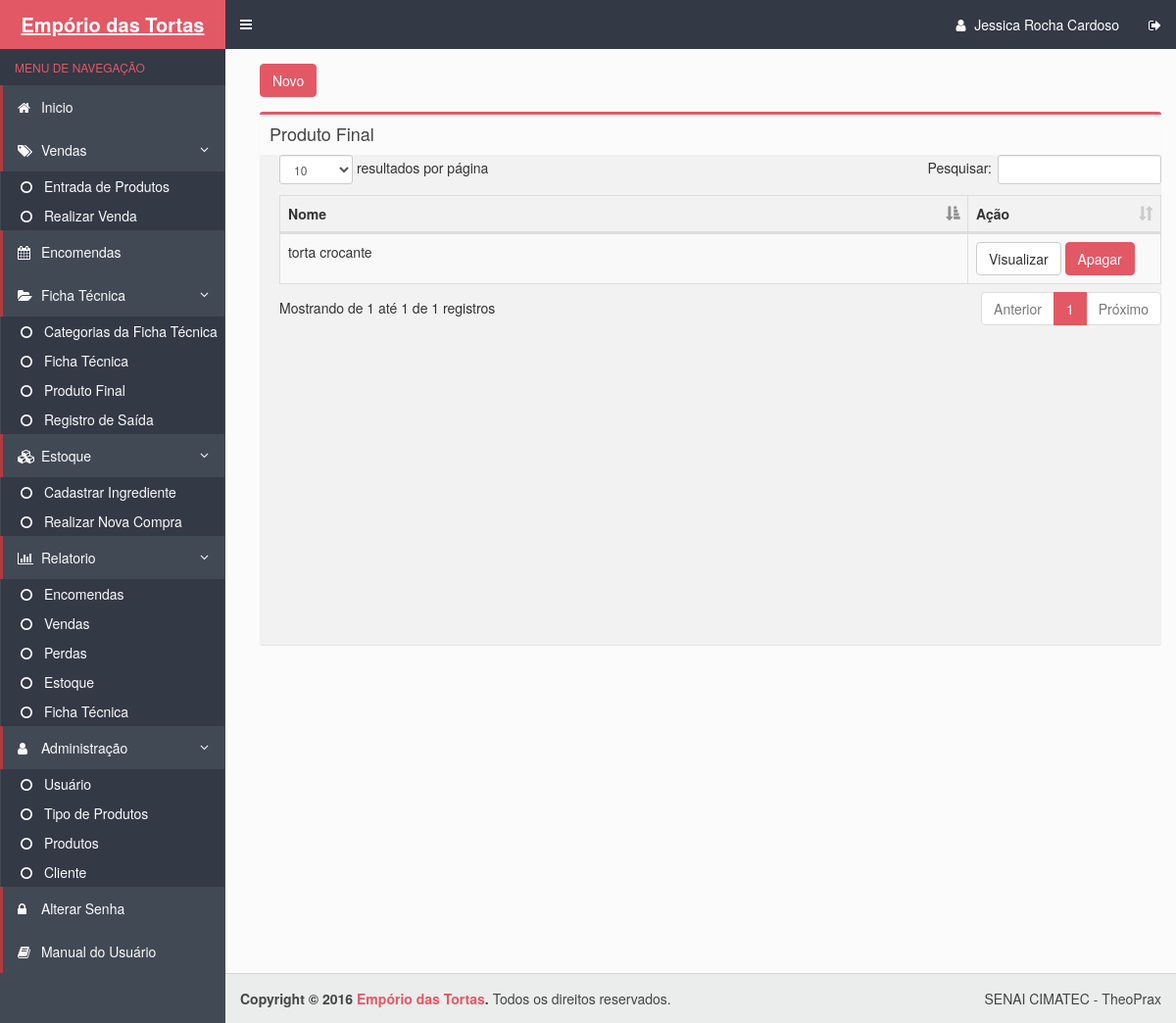
The page /produto_final.php (signed in) on the database as committed earlier.
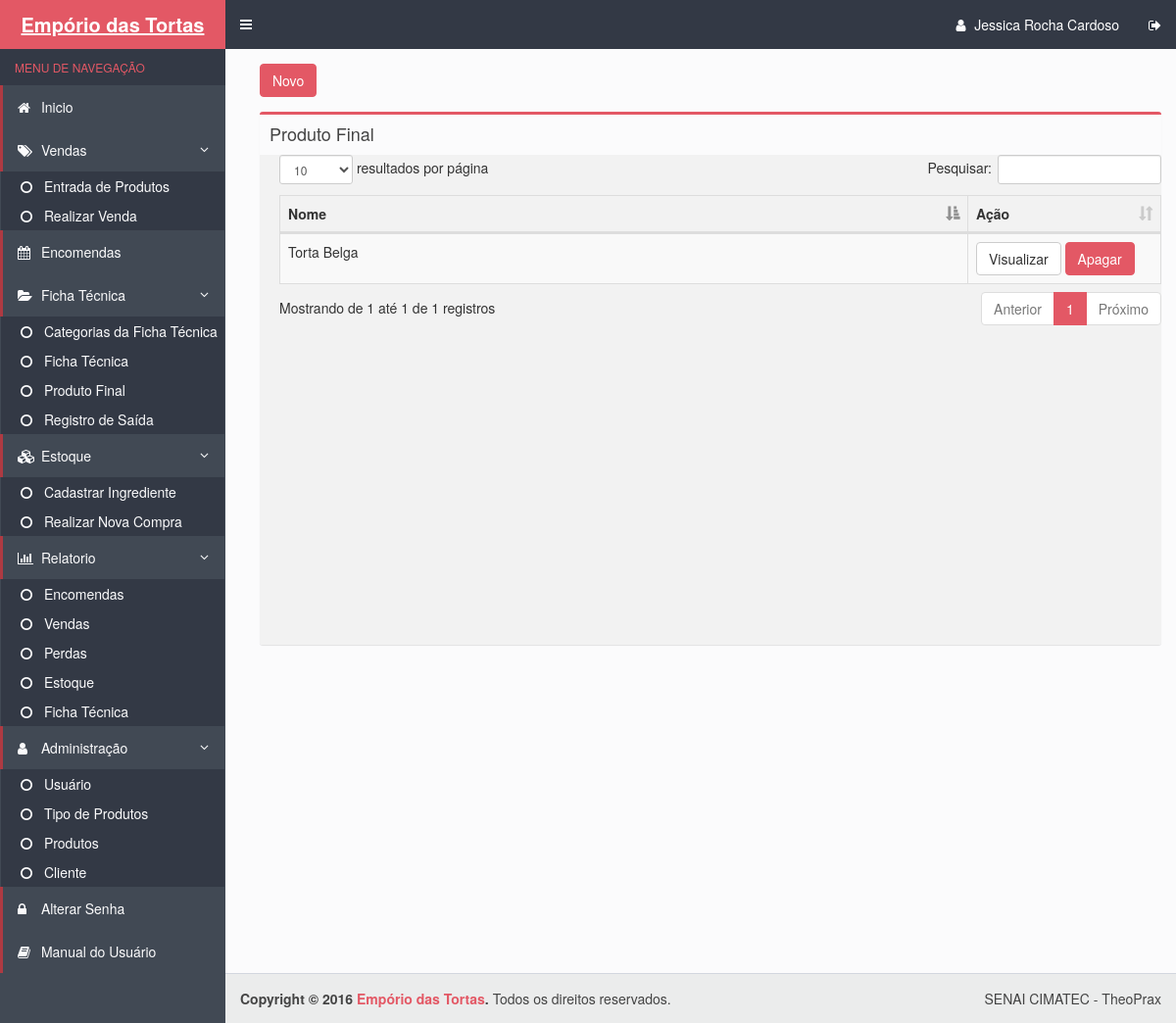
The same page on the database as committed later.
### tables this page shows
CREATE TABLE IF NOT EXISTS `produtofinal` (
  `cod_produtofinal` int(11) NOT NULL AUTO_INCREMENT,
  `nome` varchar(255) NOT NULL,
  `tamanho` varchar(10) NOT NULL,
  `valortotal` decimal(10,2) NOT NULL,
  `valorvenda` decimal(10,2) DEFAULT NULL,
  `porcentagem` int(11) NOT NULL,
  PRIMARY KEY (`cod_produtofinal`)
);

### produto_final.php (the view, shortened to what this page needs)
<!DOCTYPE html>
<html>
  <head>
    <link rel="stylesheet" href="bootstrap/css/bootstrap.css">
    <link rel="stylesheet" href="https://maxcdn.bootstrapcdn.com/font-awesome/4.4.0/css/font-awesome.min.css">
    <link rel="stylesheet" href="https://code.ionicframework.com/ionicons/2.0.1/css/ionicons.min.css">
    <link rel="stylesheet" href="dist/css/AdminLTE.css">
    <link rel="stylesheet" href="dist/css/skins/skin-blue.css">
  </head>
    <body class="hold-transition skin-blue sidebar-mini">
    <div class="wrapper">
      <?php include_once("includes/header.php") ?>
      <?php include_once("includes/menu.php") ?>
      <div class="content-wrapper">
        <section class="content">
        <div class="row">
            <div class="col-xs-12">
         <a class="btn btn-danger" href="forms/cadastrar_produtofinal.php">Novo</a>
          <section class="content-header">
          </section>
              <div class="box">
                <div class="box-header">
                  <h3 class="box-title">Produto Final</h3>
                </div>
                <div class="box-body table-responsive no-padding" id="scroll">
                  <table id="example" class="table table-striped table-bordered" cellspacing="0" width="100%">
         <thead>
      <tr>
                  <th class="views-field views-field-id">
            Nome          </th>
                  <th class="views-field views-field-field-nome">
            Ação         </th>
    </thead>
    <tbody>
         <?php
             $pdo = Database::connect();
             $sql = "SELECT * from produtofinal" ;
              foreach ($pdo->query($sql) as $row) {
                  echo '<tr>';
                  echo '<td>'. $row['nome'] . '</td>';
                  echo '<td width=180>';
                  echo '<a class="btn btn-default" href="DAO/visualizar_produtofinal.php?id='.$row['cod_produtofinal'].'">Visualizar</a>';
                  echo '<a class="btn btn-danger" href="DAO/Excluir_produtofinal.php?id='.$row['cod_produtofinal'].'">Apagar</a>';
                  echo '</td>';
                  echo '</tr>';
             }
            ?>
      </tbody>
</table>
                </div>
              </div>
            </div>
          </div>
        </section>
      </div>
      <?php include_once("includes/footer.php") ?>
    <link rel="stylesheet" type="text/css" href="css/bootstrap.css">
    <link rel="stylesheet" type="text/css" href="css/dataTables.bootstrap.min.css">
  </body>
</html>

Rows that differ between the two databases and show on the page:
removed produtofinal: nome "torta crocante"
added produtofinal: nome "Torta Belga"
